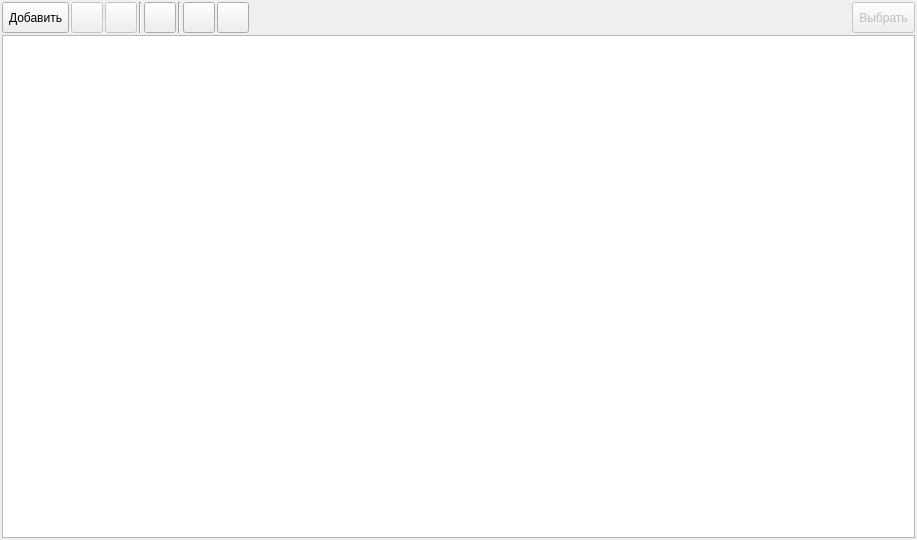
<?xml version="1.0" encoding="UTF-8"?>
<ui version="4.0">
 <class>FormDeliveries</class>
 <widget class="QWidget" name="FormDeliveries">
  <property name="geometry">
   <rect>
    <x>0</x>
    <y>0</y>
    <width>917</width>
    <height>540</height>
   </rect>
  </property>
  <property name="windowTitle">
   <string>Справочник доставок</string>
  </property>
  <layout class="QVBoxLayout" name="verticalLayout">
   <property name="spacing">
    <number>2</number>
   </property>
   <property name="leftMargin">
    <number>2</number>
   </property>
   <property name="topMargin">
    <number>2</number>
   </property>
   <property name="rightMargin">
    <number>2</number>
   </property>
   <property name="bottomMargin">
    <number>2</number>
   </property>
   <item>
    <layout class="QHBoxLayout" name="horizontalLayout">
     <property name="spacing">
      <number>2</number>
     </property>
     <item>
      <widget class="QToolButton" name="toolButtonAdd">
       <property name="sizePolicy">
        <sizepolicy hsizetype="Preferred" vsizetype="Preferred">
         <horstretch>0</horstretch>
         <verstretch>0</verstretch>
        </sizepolicy>
       </property>
       <property name="toolTip">
        <string>Добавить доставку</string>
       </property>
       <property name="text">
        <string>Добавить</string>
       </property>
       <property name="icon">
        <iconset resource="../../res.qrc">
         <normaloff>:/32/icons/32x32/add.png</normaloff>:/32/icons/32x32/add.png</iconset>
       </property>
       <property name="iconSize">
        <size>
         <width>24</width>
         <height>24</height>
        </size>
       </property>
       <property name="toolButtonStyle">
        <enum>Qt::ToolButtonTextBesideIcon</enum>
       </property>
      </widget>
     </item>
     <item>
      <widget class="QToolButton" name="toolButtonEdit">
       <property name="enabled">
        <bool>false</bool>
       </property>
       <property name="sizePolicy">
        <sizepolicy hsizetype="Preferred" vsizetype="Preferred">
         <horstretch>0</horstretch>
         <verstretch>0</verstretch>
        </sizepolicy>
       </property>
       <property name="toolTip">
        <string>Редактировать доставку</string>
       </property>
       <property name="text">
        <string/>
       </property>
       <property name="icon">
        <iconset resource="../../res.qrc">
         <normaloff>:/32/icons/32x32/edit.png</normaloff>:/32/icons/32x32/edit.png</iconset>
       </property>
       <property name="iconSize">
        <size>
         <width>24</width>
         <height>24</height>
        </size>
       </property>
      </widget>
     </item>
     <item>
      <widget class="QToolButton" name="toolButtonDelete">
       <property name="enabled">
        <bool>false</bool>
       </property>
       <property name="sizePolicy">
        <sizepolicy hsizetype="Preferred" vsizetype="Preferred">
         <horstretch>0</horstretch>
         <verstretch>0</verstretch>
        </sizepolicy>
       </property>
       <property name="toolTip">
        <string>Удалить доставку</string>
       </property>
       <property name="text">
        <string/>
       </property>
       <property name="icon">
        <iconset resource="../../res.qrc">
         <normaloff>:/32/icons/32x32/delete.png</normaloff>:/32/icons/32x32/delete.png</iconset>
       </property>
       <property name="iconSize">
        <size>
         <width>24</width>
         <height>24</height>
        </size>
       </property>
      </widget>
     </item>
     <item>
      <widget class="Line" name="line">
       <property name="orientation">
        <enum>Qt::Vertical</enum>
       </property>
      </widget>
     </item>
     <item>
      <widget class="QToolButton" name="toolButtonRefresh">
       <property name="sizePolicy">
        <sizepolicy hsizetype="Preferred" vsizetype="Preferred">
         <horstretch>0</horstretch>
         <verstretch>0</verstretch>
        </sizepolicy>
       </property>
       <property name="toolTip">
        <string>Обновить данные</string>
       </property>
       <property name="text">
        <string/>
       </property>
       <property name="icon">
        <iconset resource="../../res.qrc">
         <normaloff>:/32/icons/32x32/refresh.png</normaloff>:/32/icons/32x32/refresh.png</iconset>
       </property>
       <property name="iconSize">
        <size>
         <width>24</width>
         <height>24</height>
        </size>
       </property>
      </widget>
     </item>
     <item>
      <widget class="Line" name="line_2">
       <property name="orientation">
        <enum>Qt::Vertical</enum>
       </property>
      </widget>
     </item>
     <item>
      <widget class="QToolButton" name="toolButtonUp">
       <property name="sizePolicy">
        <sizepolicy hsizetype="Preferred" vsizetype="Preferred">
         <horstretch>0</horstretch>
         <verstretch>0</verstretch>
        </sizepolicy>
       </property>
       <property name="toolTip">
        <string>Переместить выше</string>
       </property>
       <property name="text">
        <string/>
       </property>
       <property name="icon">
        <iconset resource="../../res.qrc">
         <normaloff>:/32/icons/32x32/up.png</normaloff>:/32/icons/32x32/up.png</iconset>
       </property>
       <property name="iconSize">
        <size>
         <width>24</width>
         <height>24</height>
        </size>
       </property>
      </widget>
     </item>
     <item>
      <widget class="QToolButton" name="toolButtonDown">
       <property name="sizePolicy">
        <sizepolicy hsizetype="Preferred" vsizetype="Preferred">
         <horstretch>0</horstretch>
         <verstretch>0</verstretch>
        </sizepolicy>
       </property>
       <property name="toolTip">
        <string>Переместить ниже</string>
       </property>
       <property name="text">
        <string/>
       </property>
       <property name="icon">
        <iconset resource="../../res.qrc">
         <normaloff>:/32/icons/32x32/down.png</normaloff>:/32/icons/32x32/down.png</iconset>
       </property>
       <property name="iconSize">
        <size>
         <width>24</width>
         <height>24</height>
        </size>
       </property>
      </widget>
     </item>
     <item>
      <spacer name="horizontalSpacer">
       <property name="orientation">
        <enum>Qt::Horizontal</enum>
       </property>
       <property name="sizeHint" stdset="0">
        <size>
         <width>649</width>
         <height>20</height>
        </size>
       </property>
      </spacer>
     </item>
     <item>
      <widget class="QToolButton" name="toolButtonSelect">
       <property name="enabled">
        <bool>false</bool>
       </property>
       <property name="sizePolicy">
        <sizepolicy hsizetype="Preferred" vsizetype="Preferred">
         <horstretch>0</horstretch>
         <verstretch>0</verstretch>
        </sizepolicy>
       </property>
       <property name="toolTip">
        <string>Удалить доставку</string>
       </property>
       <property name="text">
        <string>Выбрать</string>
       </property>
       <property name="icon">
        <iconset resource="../../res.qrc">
         <normaloff>:/64/icons/64x64/select.png</normaloff>:/64/icons/64x64/select.png</iconset>
       </property>
       <property name="iconSize">
        <size>
         <width>24</width>
         <height>24</height>
        </size>
       </property>
       <property name="toolButtonStyle">
        <enum>Qt::ToolButtonTextBesideIcon</enum>
       </property>
      </widget>
     </item>
    </layout>
   </item>
   <item>
    <widget class="QTreeView" name="treeViewDeliveries">
     <property name="rootIsDecorated">
      <bool>false</bool>
     </property>
     <property name="itemsExpandable">
      <bool>false</bool>
     </property>
    </widget>
   </item>
  </layout>
  <action name="actionAdd">
   <property name="icon">
    <iconset resource="../../res.qrc">
     <normaloff>:/32/icons/32x32/add.png</normaloff>:/32/icons/32x32/add.png</iconset>
   </property>
   <property name="text">
    <string>Добавить</string>
   </property>
   <property name="toolTip">
    <string>Добавить новый тип доставки</string>
   </property>
   <property name="shortcut">
    <string>Ins</string>
   </property>
  </action>
  <action name="actionEdit">
   <property name="icon">
    <iconset resource="../../res.qrc">
     <normaloff>:/32/icons/32x32/edit.png</normaloff>:/32/icons/32x32/edit.png</iconset>
   </property>
   <property name="text">
    <string>Редактировать тип доставки</string>
   </property>
   <property name="toolTip">
    <string>Редактировать выбранный тип доставки</string>
   </property>
  </action>
  <action name="actionDel">
   <property name="icon">
    <iconset resource="../../res.qrc">
     <normaloff>:/32/icons/32x32/delete.png</normaloff>:/32/icons/32x32/delete.png</iconset>
   </property>
   <property name="text">
    <string>Удалить тип доставки</string>
   </property>
   <property name="toolTip">
    <string>Удалить выбраннные типы доставок</string>
   </property>
   <property name="shortcut">
    <string>Ctrl+Del</string>
   </property>
  </action>
  <action name="actionSelect">
   <property name="icon">
    <iconset resource="../../res.qrc">
     <normaloff>:/64/icons/64x64/select.png</normaloff>:/64/icons/64x64/select.png</iconset>
   </property>
   <property name="text">
    <string>Выбрать</string>
   </property>
   <property name="toolTip">
    <string>Выбрать тип  доставки</string>
   </property>
  </action>
  <action name="actionUp">
   <property name="icon">
    <iconset resource="../../res.qrc">
     <normaloff>:/32/icons/32x32/up.png</normaloff>:/32/icons/32x32/up.png</iconset>
   </property>
   <property name="text">
    <string>Переместить выше</string>
   </property>
   <property name="toolTip">
    <string>Переместить выше</string>
   </property>
   <property name="shortcut">
    <string>Ctrl+Up</string>
   </property>
  </action>
  <action name="actionDown">
   <property name="icon">
    <iconset resource="../../res.qrc">
     <normaloff>:/32/icons/32x32/down.png</normaloff>:/32/icons/32x32/down.png</iconset>
   </property>
   <property name="text">
    <string>Переместить ниже</string>
   </property>
   <property name="toolTip">
    <string>Переместить ниже</string>
   </property>
   <property name="shortcut">
    <string>Ctrl+Down</string>
   </property>
  </action>
 </widget>
 <resources>
  <include location="../../res.qrc"/>
 </resources>
 <connections/>
</ui>
